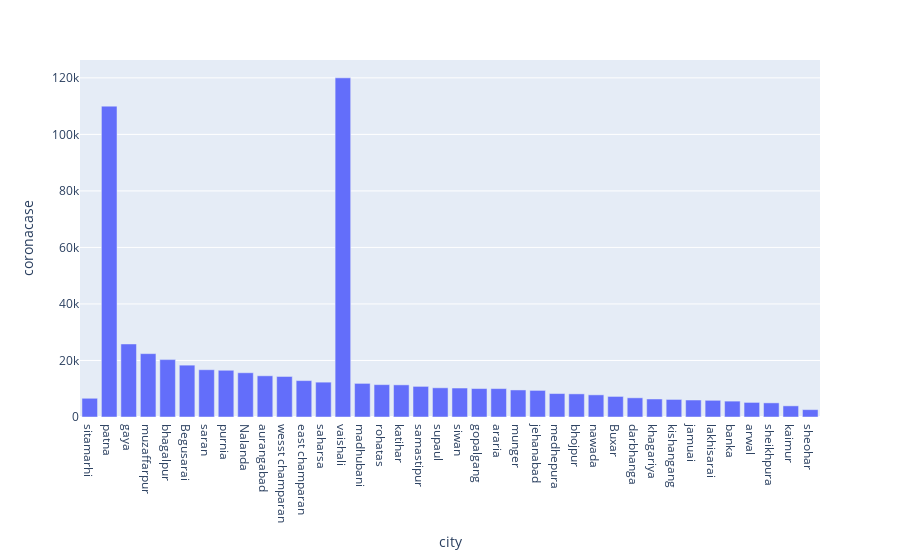

Here is the notebook cell this chart was saved with:
### Code cell
ax.bar(bihar_data,y="coronacase",x="city",)

### Figure 1 — Plotly figure (JSON) as saved in the notebook; plotly's stock layout.template omitted (floating-point values rounded to 4 significant figures)
{"data": [{"alignmentgroup": "True", "hovertemplate": "city=%{x}<br>coronacase=%{y}<extra></extra>", "legendgroup": "", "marker": {"color": "#636efa"}, "name": "", "offsetgroup": "", "orientation": "v", "showlegend": false, "textposition": "auto", "type": "bar", "x": ["sitamarhi", "patna", "gaya", "muzaffarpur", "bhagalpur", "Begusarai", "saran", "purnia", "Nalanda", "aurangabad", "wesst champaran", "east champaran", "saharsa", "vaishali", "madhubani", "rohatas", "katihar", "samastipur", "supaul", "siwan", "gopalgang", "araria", "munger", "jehanabad", "medhepura", "bhojpur", "nawada", "Buxar", "darbhanga", "khagariya", "kishangang", "jamuai", "lakhisarai", "banka", "arwal", "sheikhpura", "kaimur", "sheohar"], "xaxis": "x", "y": [6624, 109999, 25845, 22421, 20302, 18347, 16727, 16537, 15656, 14578, 14340, 12881, 12331, 120006, 11893, 11452, 11371, 10834, 10332, 10251, 10064, 10054, 9568, 9414, 8293, 8183, 7838, 7277, 6791, 6371, 6217, 6014, 5907, 5621, 5159, 4999, 3947, 2603], "yaxis": "y"}], "layout": {"barmode": "relative", "legend": {"tracegroupgap": 0}, "margin": {"t": 60}, "xaxis": {"anchor": "y", "domain": [0, 1], "title": {"text": "city"}}, "yaxis": {"anchor": "x", "domain": [0, 1], "title": {"text": "coronacase"}}}}
